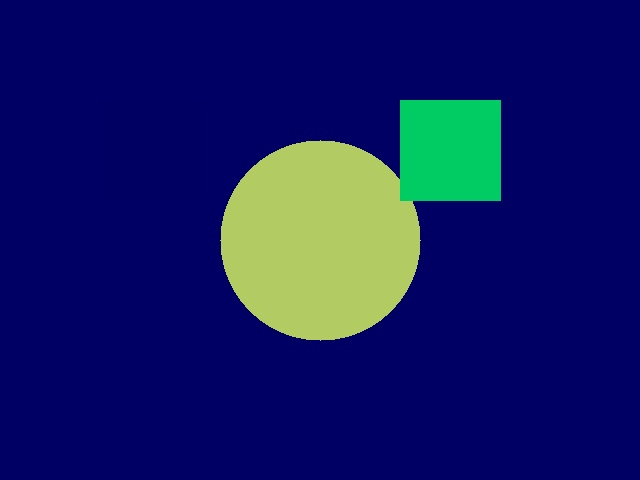
#> input picture tests/fixtures/underwater.jpg, 640 x 480 px, found by its file name
$ python compare_images.py
#> lines starting #> are read from the running program, lines starting #| are printed output that depends on the picture
"""Compare original and corrected images."""

import cv2
import numpy as np

# Read images
original = cv2.imread("test/samples/underwater.jpg")
#> original is the input picture: shape (480, 640, 3); mean B, G, R 99.8, 27.5, 18.2
corrected = cv2.imread("test/samples/corrected.jpg")
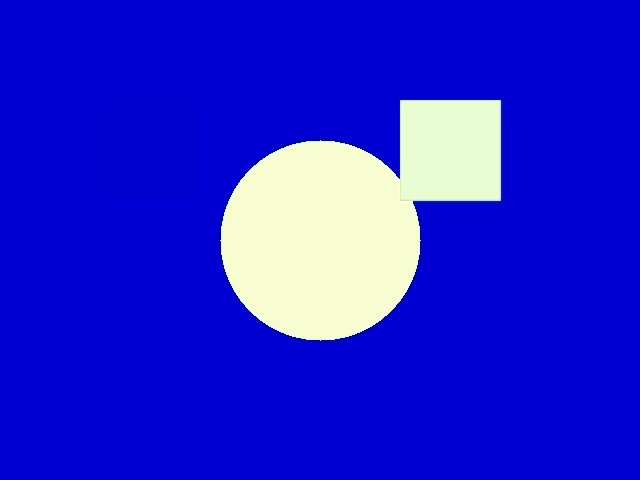
#> input picture tests/fixtures/corrected.jpg, 640 x 480 px, found by its file name
#> corrected is the input picture: shape (480, 640, 3); mean B, G, R 209.6, 34.2, 32.8

# Create a side-by-side comparison
comparison = np.hstack([original, corrected])
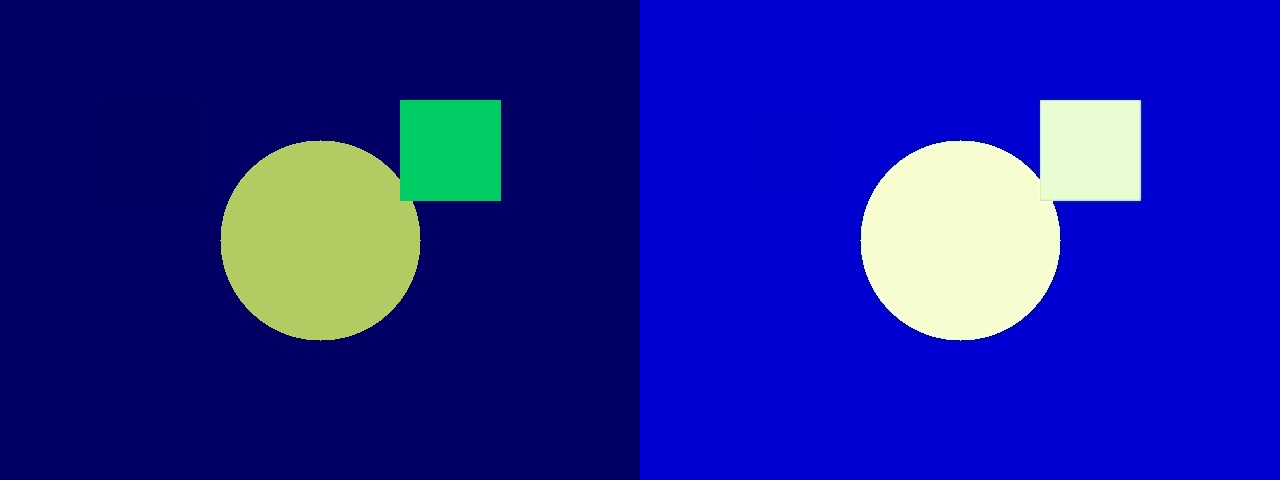
#> comparison: shape (480, 1280, 3); mean B, G, R 154.7, 30.8, 25.5

# Add labels
cv2.putText(comparison, "Original", (10, 30), cv2.FONT_HERSHEY_SIMPLEX, 1, (255, 255, 255), 2)
cv2.putText(
    comparison,
    "Corrected",
    (original.shape[1] + 10, 30),
    cv2.FONT_HERSHEY_SIMPLEX,
    1,
    (255, 255, 255),
    2,
)
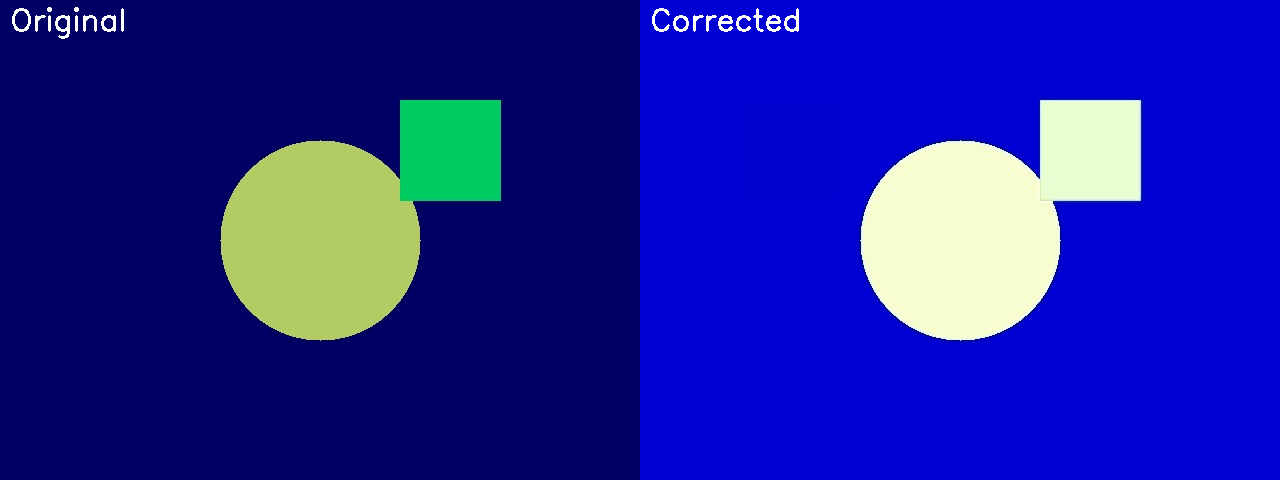
#> comparison: shape (480, 1280, 3); mean B, G, R 155, 31.6, 26.3

# Save the comparison
cv2.imwrite("test/samples/comparison.jpg", comparison)
print("Comparison saved as test/samples/comparison.jpg")
